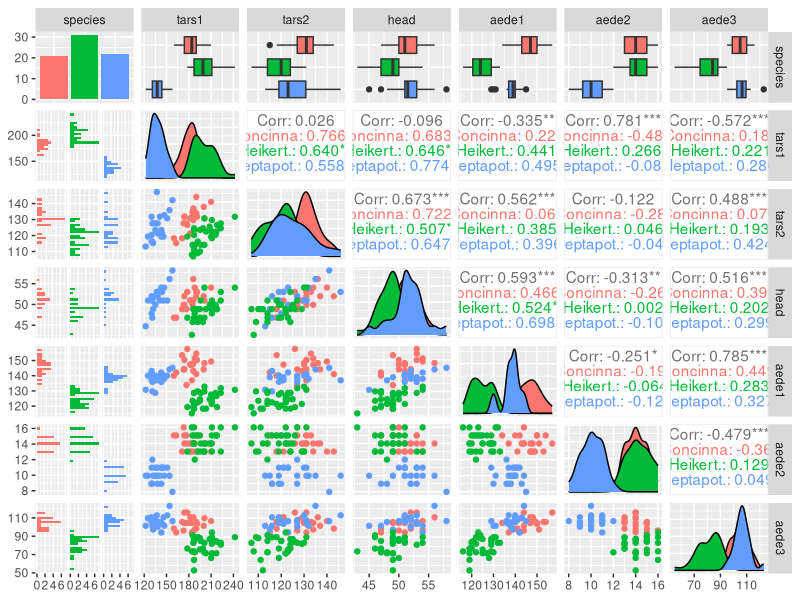
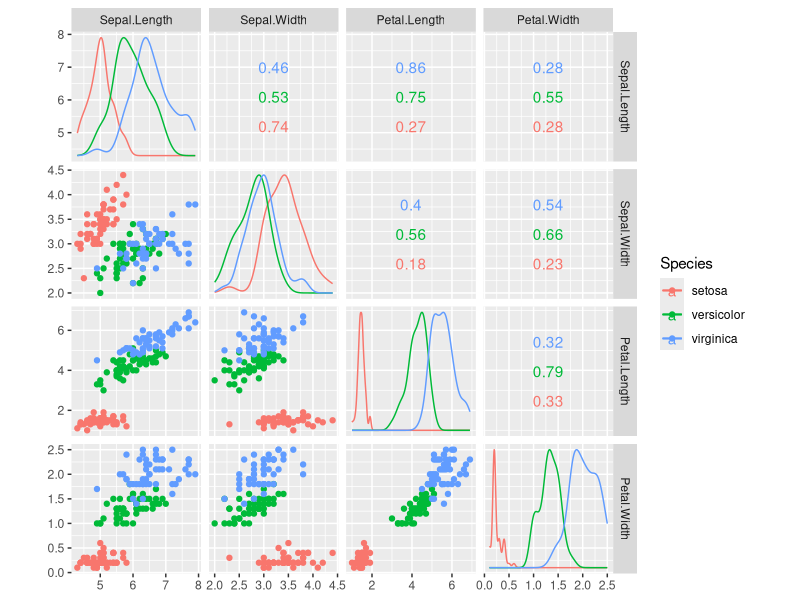
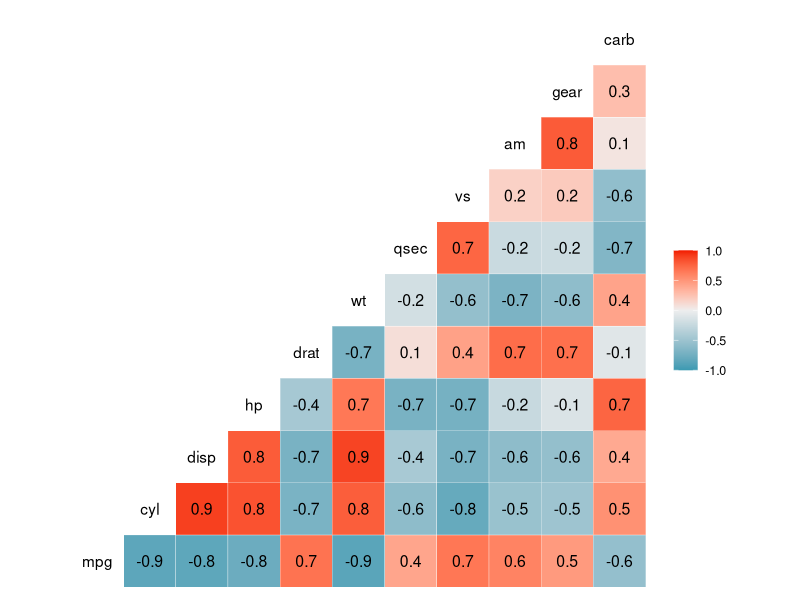
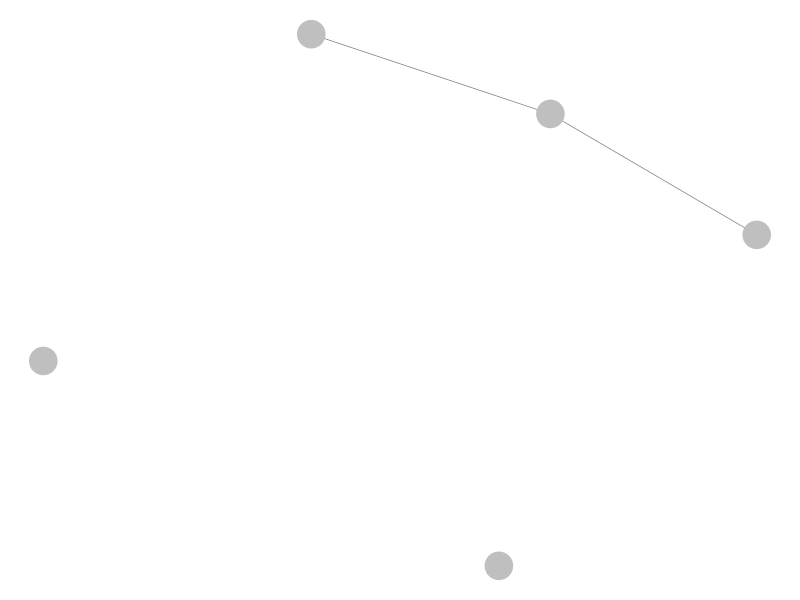
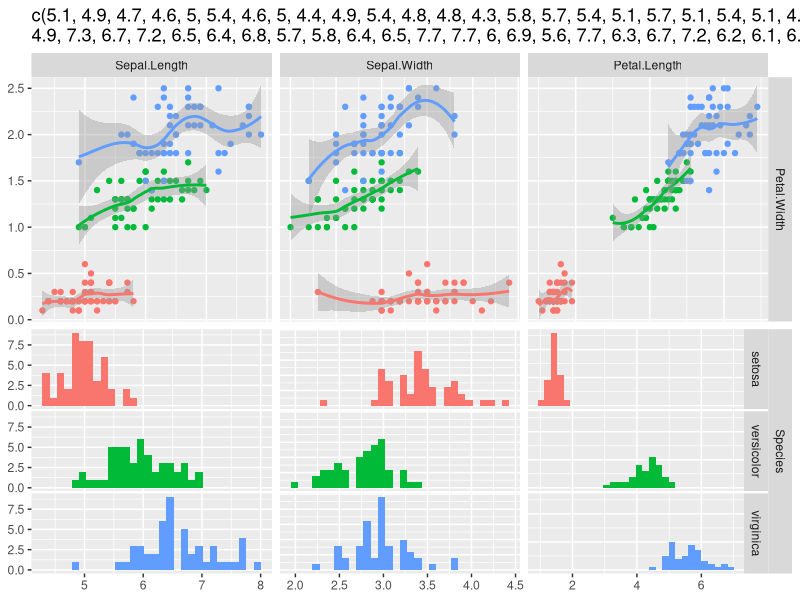
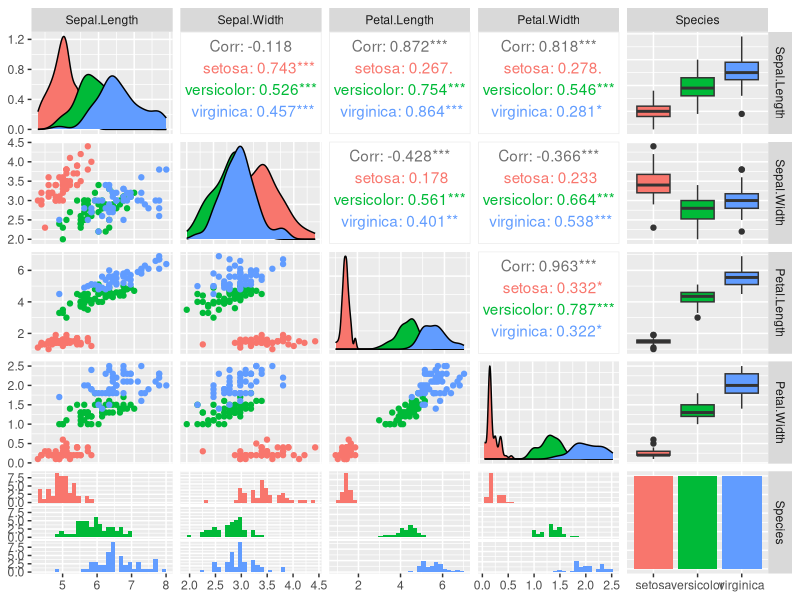

The R script that drew these images, in order: (Note: this script raises an error after producing the figures.)
#24-0817 sat 09:01

#
library(tidyverse)
library(GGally)

#GGally ----
GGally::baseball
australia_PISA2012
baseball
flea
happy
nasa
pigs
psychademic
tips
twitter_spambots



#1. 변수 간 관계를 시각화 ----
flea |> str()
ggpairs(flea, aes(color = species))
flea |> count(species)

#2. ggscatmat() - 간단한 산점도 행렬
ggscatmat(iris, columns = 1:4, color = "Species")

#3. ggcorr() - 상관 행렬 히트맵
ggcorr(mtcars, label = TRUE)

#4. ggnet2() - 네트워크 그래프
library(network)
net <- network(matrix(rbinom(25, 1, 0.2), nrow = 5))
ggnet2(net)

#5. ggduo() - 두 데이터 프레임 간 변수 쌍 비교
ggduo(iris, iris, columnsX = 1:3, columnsY = 4:5, mapping = aes(color = Species))

#
(pm <- ggpairs(iris, aes(color = Species)))
ggmatrix(list(pm, pm), 2, 1)


# ggparcoord() 함수 호출
ggparcoord(mtcars, columns = 1:5, groupColumn = "cyl", scale = "uniminmax")


#
#install.packages('survival')
library(survival)
fit <- survfit(Surv(time, status) ~ sex, data = lung)
ggsurv(fit)

#
ggbivariate(flea, x = "aedeagus", y = "tars1", group = "Species")

#
fit <- lm(mpg ~ wt + hp + factor(cyl), data = mtcars)
ggcoef(fit, exponentiate = FALSE)

#baseball -----

# 1. ggpairs() - 산점도 행렬 및 히스토그램
ggpairs(baseball[, c("year", "stint", "hr", "rbi")], 
        aes(color = factor(stint)))

# 2. ggscatmat() - 간단한 산점도 행렬
ggscatmat(baseball, columns = c("year", "stint", "hr", "rbi"), color = "team")

# 3. ggcorr() - 상관 행렬 히트맵
ggcorr(baseball[, c("year", "g", "ab", "r", "h", "hr", "rbi")], label = TRUE)

# 4. ggnet2() - 네트워크 그래프 (예시용 네트워크 데이터 필요)
library(network)
set.seed(123)
net_data <- network(matrix(rbinom(100, 1, 0.1), nrow = 10))
ggnet2(net_data)

# 5. ggduo() - 두 데이터 프레임 간 변수 쌍 비교
# 이 예시는 같은 데이터셋의 다른 부분을 비교합니다
ggduo(baseball, baseball, columnsX = c("year", "hr"), columnsY = c("rbi", "h"), mapping = aes(color = team))

# 6. ggmatrix() - ggplot 객체 행렬
pm <- ggpairs(baseball[, c("year", "hr", "rbi")], aes(color = factor(stint)))
ggmatrix(list(pm, pm), 2, 1)

# 7. ggparcoord() - 평행좌표 그래프

baseball
baseball$team <- as.factor(baseball$team)
ggparcoord(baseball, 
           columns = c("year", "hr", "rbi", "g"), 
           group = "team", 
           scale = "uniminmax")

(p_ <- GGally::print_if_interactive)
(p <- ggparcoord(data = diamonds.samp, columns = c(2, 5:10)))
diamonds.samp

#
ggparcoord(data = diamonds.samp, columns = c(2, 8,9,10))

#
mtcars |> 
  rownames_to_column('cars') |> 
  head(5) |> 
  ggparcoord(columns = c(1:5)) +
  facet_wrap(.~cars)


example(ggparcoord)
# 8. ggsurv() - 생존 분석 곡선 (생존 데이터 필요; baseball 데이터셋과 직접 연관 없음)
# 이 예시는 baseball 데이터셋에 적용할 수 없습니다. 생존 분석 데이터셋을 사용해야 합니다.

# 9. ggbivariate() - 이변량 분석 그래프
ggbivariate(baseball, x = "hr", y = "rbi", group = "team")

# 10. ggcoef() - 회귀 모델 계수 시각화
fit <- lm(hr ~ year + rbi + stint, data = baseball)
ggcoef(fit, exponentiate = FALSE)
